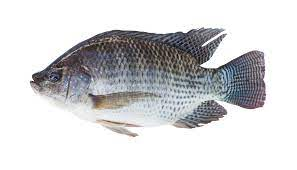
#> input picture Image/Tilapia.jpg, 297 x 170 px, found by its file name
$ python SIFT.py
#> lines starting #> are read from the running program, lines starting #| are printed output that depends on the picture
import cv2

#sift
sift = cv2.SIFT_create()

#feature matching
bf = cv2.BFMatcher(cv2.NORM_L2, crossCheck=True)


img1 = cv2.imread('Image\Tilapia.jpg')
#> img1 is the input picture: shape (170, 297, 3); mean B, G, R 212.9, 211.3, 211.2
img2 = cv2.imread('Image\Tilapia2.jpeg')
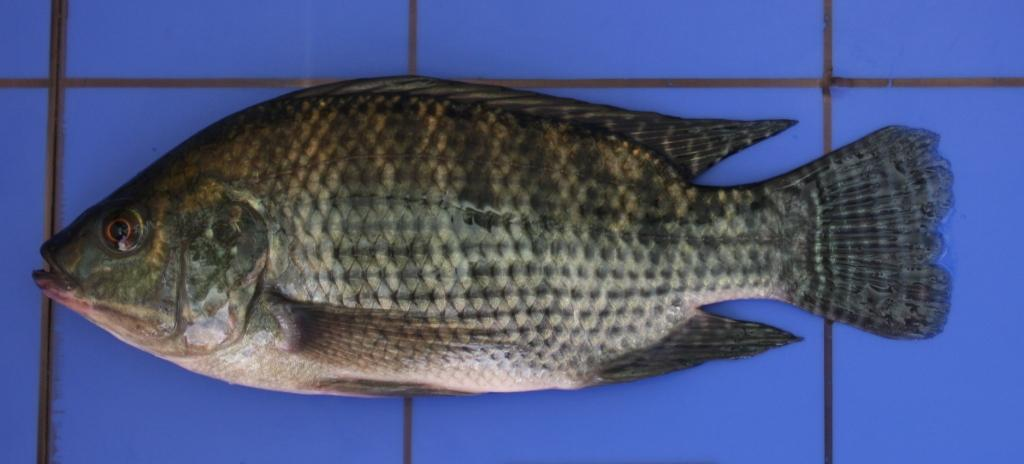
#> input picture Image/Tilapia2.jpeg, 1024 x 464 px, found by its file name
#> img2 is the input picture: shape (464, 1024, 3); mean B, G, R 129.9, 88, 76.2

img1 = cv2.cvtColor(img1, cv2.COLOR_BGR2GRAY)
#> img1: shape (170, 297)
img2 = cv2.cvtColor(img2, cv2.COLOR_BGR2GRAY)
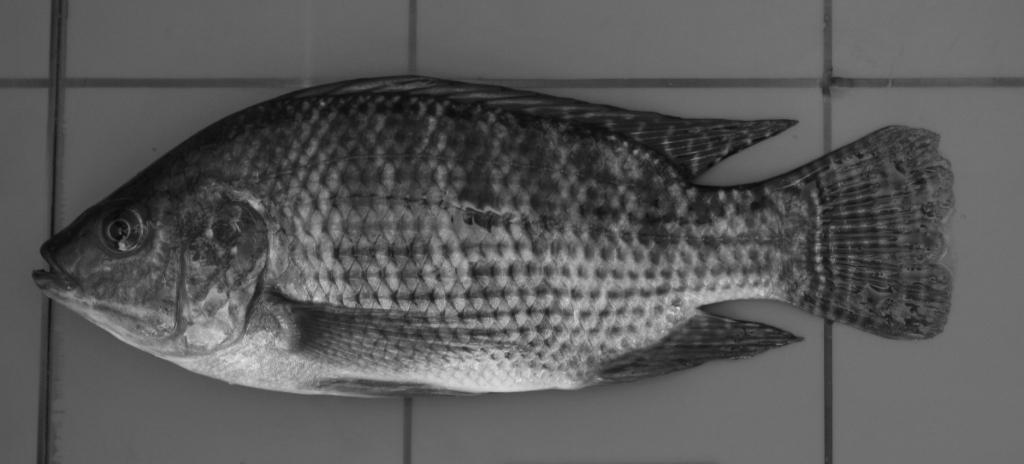
#> img2: shape (464, 1024); min 7, max 230, mean 89.2

keypoints_1, descriptors_1 = sift.detectAndCompute(img1,None)
#> keypoints_1 = 244 keypoints; strongest (x, y, size): (246, 82, 31), (38, 79, 10.2), (204, 65, 3.3), (204, 44, 2.1)
keypoints_2, descriptors_2 = sift.detectAndCompute(img2,None)
#> keypoints_2 = 2174 keypoints; strongest (x, y, size): (256, 204, 6.9), (122, 246, 5.1), (818, 258, 4.1), (530, 311, 5.9)

matches = bf.match(descriptors_1,descriptors_2)
#> matches = 155 matches
matches = sorted(matches, key = lambda x:x.distance)


img3 = cv2.drawMatches(img1, keypoints_1, img2, keypoints_2, matches[:600], img2, flags=2)
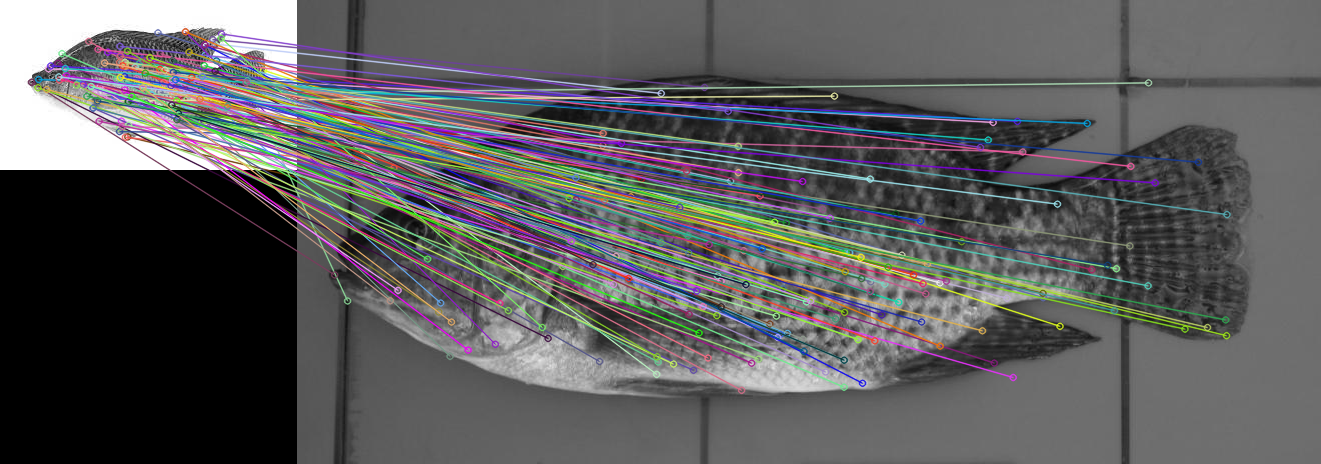
#> img3: shape (464, 1321, 3); mean of channels 0, 1, 2 92.9, 91.8, 92.3; drawn as B, G, R
cv2.imshow('RESULT', img3)
cv2.waitKey(0)
